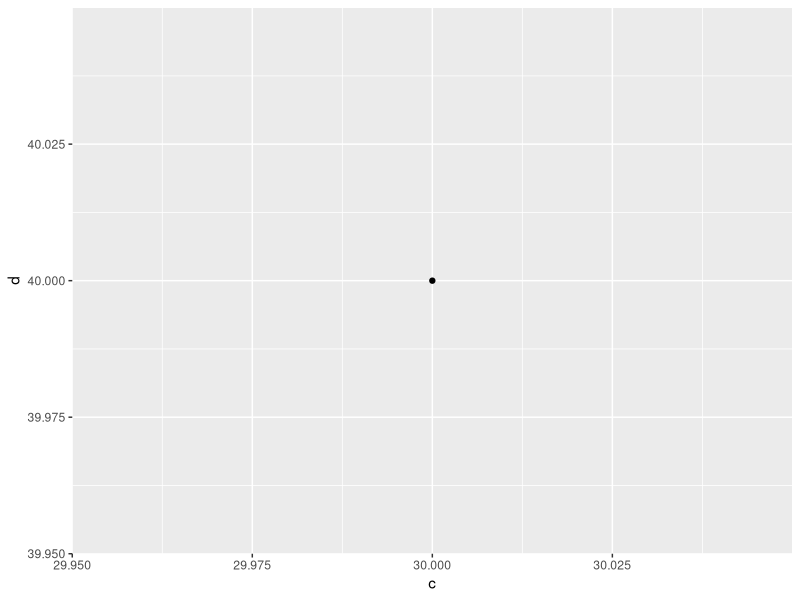

The R script that drew this image:
## ---- chunk 1
library(tidyverse)
## ---- chunk 2
a <- 1
b <- 2
a+b
## ---- chunk 3
c <- 30
d <- 40
library(tidyverse)
qplot(c,d)
